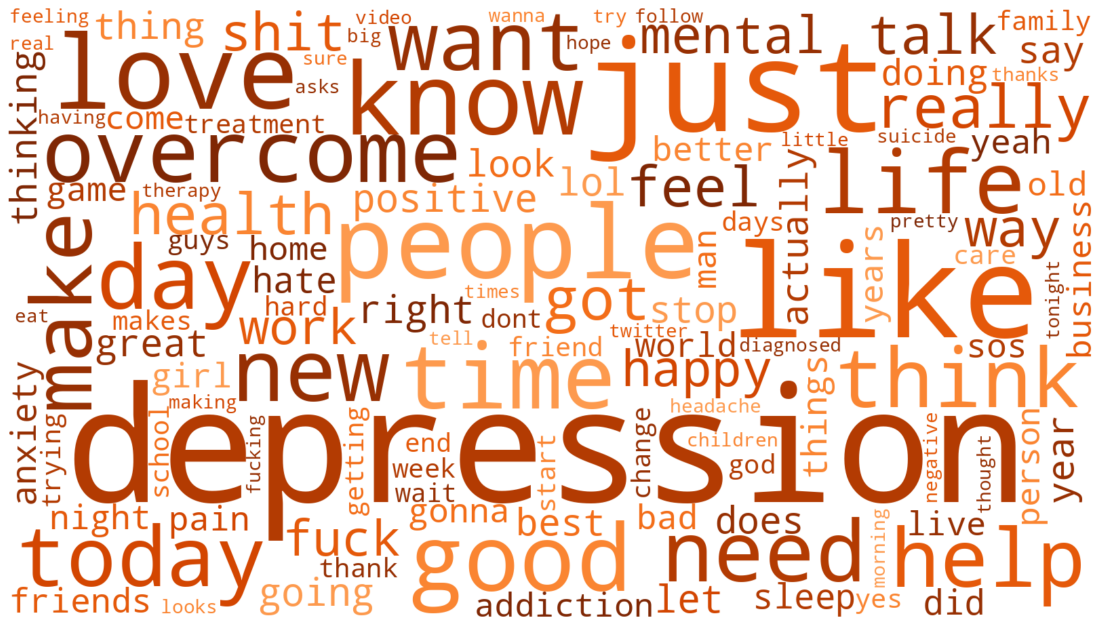
#> input picture figures/fig_wordcloud_depression.png, 1101 x 626 px, found by its file name; its folder holds 7 pictures in this run
$ python scirep_figures.py
#> lines starting #> are read from the running program, lines starting #| are printed output that depends on the picture
"""
Composite figure for the Scientific Reports version (one image file per figure,
as the Springer Nature template requires):

  fig_language_composite.png  (a) word cloud, depression-associated tweets
                              (b) word cloud, comparison tweets
                              (c) PCA emotional landscape

Built from the panels written by emotional_visuals.py.

Usage (from the repository root):  python analysis/scirep_figures.py
"""

from pathlib import Path

import matplotlib

matplotlib.use("Agg")
import matplotlib.image as mpimg
import matplotlib.pyplot as plt

FIG = Path("figures")


def panel(ax, path, letter, title):
#> called with path = 'fig_wordcloud_depression.png', letter = 'a', title = 'Depression-associated tweets'
    ax.imshow(mpimg.imread(FIG / path))
    ax.set_axis_off()
    ax.set_title(f"{letter}  {title}", loc="left", fontsize=10, fontweight="bold")


def main():
    fig = plt.figure(figsize=(7.2, 4.6))
    grid = fig.add_gridspec(2, 2, width_ratios=[1.25, 1], hspace=0.18, wspace=0.04)
    panel(fig.add_subplot(grid[0, 0]), "fig_wordcloud_depression.png", "a", "Depression-associated tweets")
    panel(fig.add_subplot(grid[1, 0]), "fig_wordcloud_comparison.png", "b", "Comparison tweets")
#> call 2 of panel, with path = 'fig_wordcloud_comparison.png', letter = 'b', title = 'Comparison tweets'
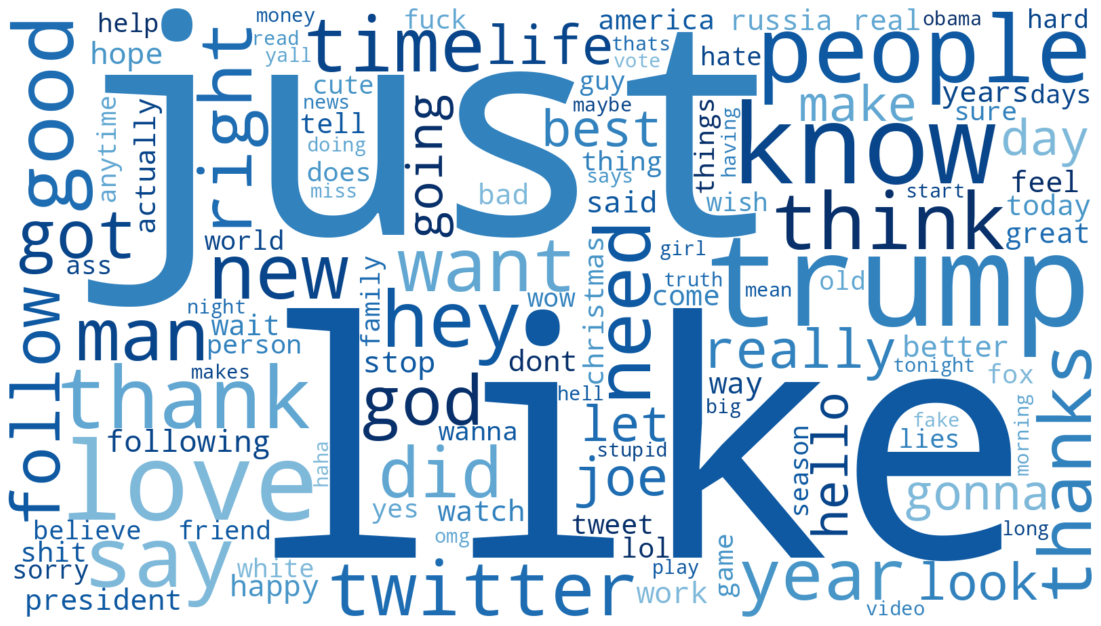
#> input picture figures/fig_wordcloud_comparison.png, 1101 x 626 px, found by its file name
    panel(fig.add_subplot(grid[:, 1]), "fig_pca_landscape.png", "c", "PCA emotional landscape")
#> call 3 of panel, with path = 'fig_pca_landscape.png', letter = 'c', title = 'PCA emotional landscape'
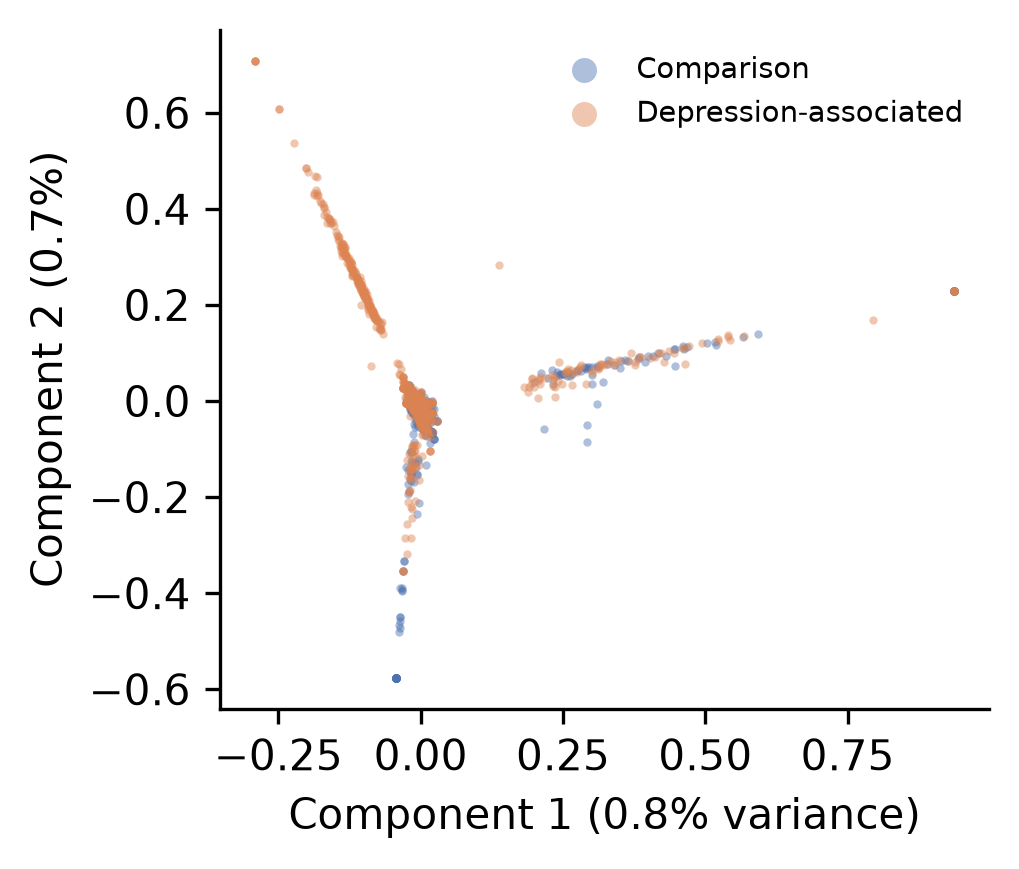
#> input picture figures/fig_pca_landscape.png, 1019 x 869 px, found by its file name
    fig.savefig(FIG / "fig_language_composite.png", dpi=300, bbox_inches="tight")
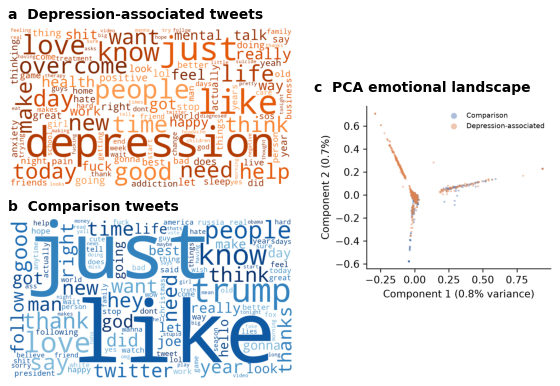
#> figure drawn by matplotlib, 3 panels
    plt.close(fig)
    print("wrote", (FIG / "fig_language_composite.png").resolve())


if __name__ == "__main__":
    main()
